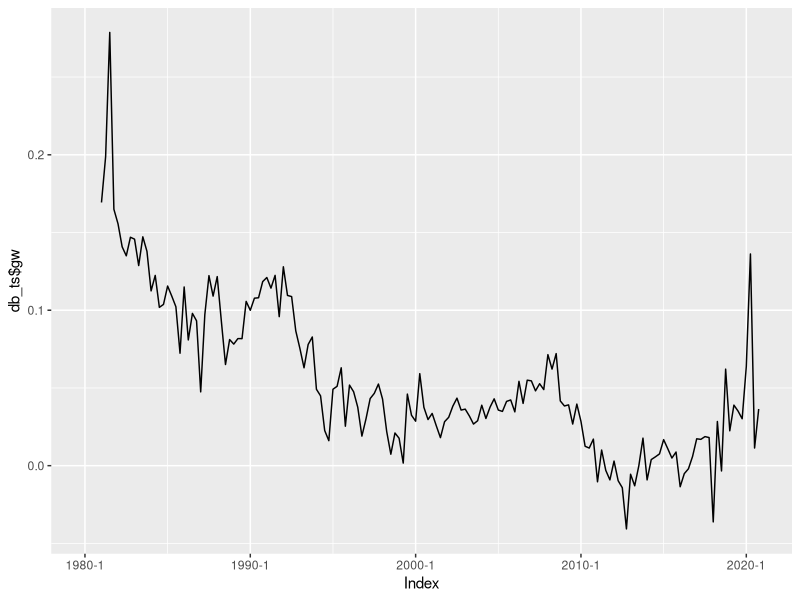
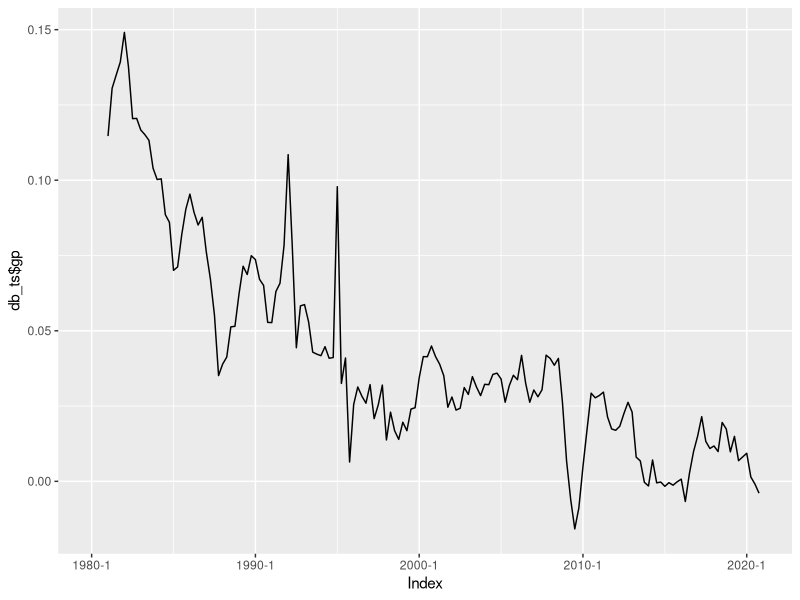
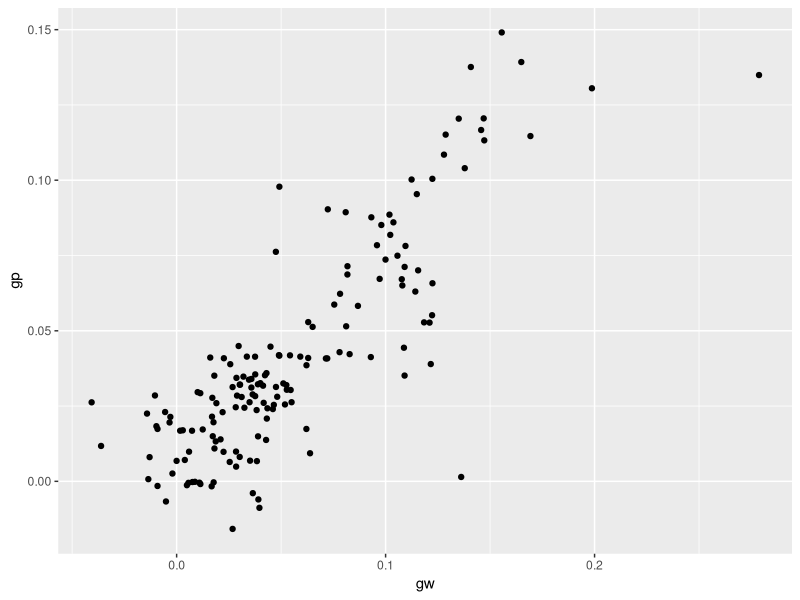

These figures' R source, in order: (Note: this script raises an error after producing the figures.)
library(readxl)
library(zoo)
library(dynlm)
library(ggplot2)
library(car)
library(sandwich)
library(lmtest)

db <- read_xlsx("wagepr.xlsx")

db_ts <- zooreg(db[, c("hwage", "dcons")], start = c(1980, 1), frequency = 4)

db_ts$lw <- log(db_ts$hwage)
db_ts$lp <- log(db_ts$dcons)
db_ts$gw <- diff(db_ts$lw, 4)
db_ts$gp <- diff(db_ts$lp, 4)

autoplot(db_ts$gw)
autoplot(db_ts$gp)

ggplot(data = db_ts, aes(x = gw, y = gp)) +
  geom_point()

mod1 <- dynlm(gp ~ gw, data = db_ts, start = "1982-1", end = "2019-4")
summary(mod1)
uhat1 <- resid(mod1)
bgaux <- update(mod1, uhat1 ~ . + L(uhat1))
summary(bgaux)

bgaux <- update(mod1, uhat1 ~ . + L(uhat1, 1:2))
summary(bgaux)

mod2 <- update(mod1, . ~ . + L(gp) + L(gp, 2) + L(gw, 1) + L(gw, 2))
summary(mod2)

mod3 <- dynlm(gp ~  L(gp) + L(gw, 2),
              data = db_ts, start = "1982-1", end = "2019-4")
summary(mod3)

autoplot(uhat3)

uhat3 <- resid(mod3)
bgaux <- update(mod3, uhat3 ~ . + L(uhat3))
summary(bgaux)

bgaux <- update(mod3, uhat3 ~ . + L(uhat3, 1:2))
summary(bgaux)
